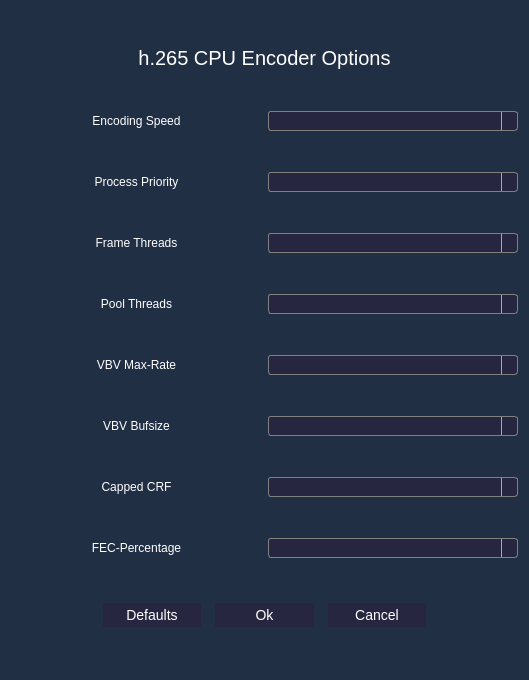
<?xml version="1.0" encoding="UTF-8"?>
<ui version="4.0">
 <class>h265ConfigurationDialog</class>
 <widget class="QDialog" name="h265ConfigurationDialog">
  <property name="geometry">
   <rect>
    <x>0</x>
    <y>0</y>
    <width>529</width>
    <height>680</height>
   </rect>
  </property>
  <property name="windowTitle">
   <string>h265 CPU</string>
  </property>
  <property name="styleSheet">
   <string notr="true">background-color: #212f45;
</string>
  </property>
  <layout class="QVBoxLayout" name="verticalLayout">
   <item>
    <layout class="QHBoxLayout" name="horizontalLayout_4">
     <item>
      <spacer name="horizontalSpacer_3">
       <property name="orientation">
        <enum>Qt::Horizontal</enum>
       </property>
       <property name="sizeHint" stdset="0">
        <size>
         <width>40</width>
         <height>20</height>
        </size>
       </property>
      </spacer>
     </item>
     <item>
      <widget class="QLabel" name="h265_cpu_title_label">
       <property name="sizePolicy">
        <sizepolicy hsizetype="Preferred" vsizetype="Maximum">
         <horstretch>10</horstretch>
         <verstretch>0</verstretch>
        </sizepolicy>
       </property>
       <property name="styleSheet">
        <string notr="true">color: rgb(255, 255, 255);
font:  &quot;Open Sans&quot;;
font-size: 20px;</string>
       </property>
       <property name="text">
        <string>h.265 CPU Encoder Options</string>
       </property>
       <property name="alignment">
        <set>Qt::AlignHCenter|Qt::AlignTop</set>
       </property>
      </widget>
     </item>
     <item>
      <spacer name="horizontalSpacer_4">
       <property name="orientation">
        <enum>Qt::Horizontal</enum>
       </property>
       <property name="sizeHint" stdset="0">
        <size>
         <width>40</width>
         <height>20</height>
        </size>
       </property>
      </spacer>
     </item>
    </layout>
   </item>
   <item>
    <layout class="QHBoxLayout" name="horizontalLayout_7">
     <item>
      <widget class="QLabel" name="h265_cpu_encoding_speed_label">
       <property name="sizePolicy">
        <sizepolicy hsizetype="Preferred" vsizetype="Preferred">
         <horstretch>0</horstretch>
         <verstretch>0</verstretch>
        </sizepolicy>
       </property>
       <property name="toolTip">
        <string>Sets parameters to preselected values,
trading off compression efficiency against
encoding speed.</string>
       </property>
       <property name="layoutDirection">
        <enum>Qt::LeftToRight</enum>
       </property>
       <property name="styleSheet">
        <string notr="true">QLabel {
color: rgb(255, 255, 255);
font:  &quot;Open Sans Semibold&quot;;
font-size: 12px;
}

QToolTip {
color: rgb(0, 0, 0);
font:  &quot;Open Sans Semibold&quot;;
font-size: 12px;
}</string>
       </property>
       <property name="text">
        <string>Encoding Speed</string>
       </property>
       <property name="alignment">
        <set>Qt::AlignCenter</set>
       </property>
      </widget>
     </item>
     <item>
      <widget class="QComboBox" name="h265_cpu_encoding_speed_combobox">
       <property name="styleSheet">
        <string notr="true">QComboBox {
    border: 1px solid gray;
    border-radius: 3px;
    padding: 1px 18px 1px 3px;
    min-width: 6em;
    font:  &quot;Open Sans Semibold&quot;;
    color: white;
    background: #272640;
}

QComboBox:editable {
    background:white;
}

QComboBox:!editable, QComboBox::drop-down:editable {
     background:  #272640;
}

/* QComboBox gets the &quot;on&quot; state when the popup is open */
QComboBox:!editable:on, QComboBox::drop-down:editable:on {
    background:  #272640;
}

QComboBox:on { /* shift the text when the popup opens */
    padding-top: 3px;
    padding-left: 4px;
}

QComboBox::drop-down {
    subcontrol-origin: padding;
    subcontrol-position: top right;
    width: 15px;

    border-left-width: 1px;
    border-left-color: darkgray;
    border-left-style: solid; /* just a single line */
    border-top-right-radius: 3px; /* same radius as the QComboBox */
    border-bottom-right-radius: 3px;
}

QComboBox::down-arrow {
    image: url(:images/down-arrow-blue-16-ic.png);
    height: 12px;
	width: 12px;
}

QComboBox::down-arrow:on { /* shift the arrow when popup is open */
    top: 1px;
    left: 1px;
}

QComboBox QAbstractItemView {
    border: 1px solid gray;
    border-radius: 3px;
    padding: 1px 18px 1px 3px;
    min-width: 6em;
    selection-background-color: #006466;
    background: #272640;
    color: white;
    font:  &quot;Open Sans Semibold&quot;;
}

</string>
       </property>
      </widget>
     </item>
    </layout>
   </item>
   <item>
    <layout class="QHBoxLayout" name="horizontalLayout_6">
     <item>
      <widget class="QLabel" name="h265_cpu_process_priority_label">
       <property name="toolTip">
        <string>Sets the priority for the specified process.</string>
       </property>
       <property name="styleSheet">
        <string notr="true">QLabel {
color: rgb(255, 255, 255);
font:  &quot;Open Sans Semibold&quot;;
font-size: 12px;
}

QToolTip {
color: rgb(0, 0, 0);
font:  &quot;Open Sans Semibold&quot;;
font-size: 12px;
}</string>
       </property>
       <property name="text">
        <string>Process Priority</string>
       </property>
       <property name="alignment">
        <set>Qt::AlignCenter</set>
       </property>
      </widget>
     </item>
     <item>
      <widget class="QComboBox" name="h265_cpu_process_priority_combobox">
       <property name="styleSheet">
        <string notr="true">QComboBox {
    border: 1px solid gray;
    border-radius: 3px;
    padding: 1px 18px 1px 3px;
    min-width: 6em;
    font:  &quot;Open Sans Semibold&quot;;
    color: white;
    background: #272640;
}

QComboBox:editable {
    background:white;
}

QComboBox:!editable, QComboBox::drop-down:editable {
     background:  #272640;
}

/* QComboBox gets the &quot;on&quot; state when the popup is open */
QComboBox:!editable:on, QComboBox::drop-down:editable:on {
    background:  #272640;
}

QComboBox:on { /* shift the text when the popup opens */
    padding-top: 3px;
    padding-left: 4px;
}

QComboBox::drop-down {
    subcontrol-origin: padding;
    subcontrol-position: top right;
    width: 15px;

    border-left-width: 1px;
    border-left-color: darkgray;
    border-left-style: solid; /* just a single line */
    border-top-right-radius: 3px; /* same radius as the QComboBox */
    border-bottom-right-radius: 3px;
}

QComboBox::down-arrow {
    image: url(:images/down-arrow-blue-16-ic.png);
    height: 12px;
	width: 12px;
}

QComboBox::down-arrow:on { /* shift the arrow when popup is open */
    top: 1px;
    left: 1px;
}

QComboBox QAbstractItemView {
    border: 1px solid gray;
    border-radius: 3px;
    padding: 1px 18px 1px 3px;
    min-width: 6em;
    selection-background-color: #006466;
    background: #272640;
    color: white;
    font:  &quot;Open Sans Semibold&quot;;
}

</string>
       </property>
      </widget>
     </item>
    </layout>
   </item>
   <item>
    <layout class="QHBoxLayout" name="horizontalLayout_8">
     <item>
      <widget class="QLabel" name="h265_cpu_frame_threads_label">
       <property name="toolTip">
        <string>Number of concurrently encoded frames.
Using a single frame thread gives a slight
improvement in compression, since the entire
reference frames are always available for motion compensation, 
but it has severe performance implications. </string>
       </property>
       <property name="styleSheet">
        <string notr="true">QLabel {
color: rgb(255, 255, 255);
font:  &quot;Open Sans Semibold&quot;;
font-size: 12px;
}

QToolTip {
color: rgb(0, 0, 0);
font:  &quot;Open Sans Semibold&quot;;
font-size: 12px;
}</string>
       </property>
       <property name="text">
        <string>Frame Threads</string>
       </property>
       <property name="alignment">
        <set>Qt::AlignCenter</set>
       </property>
      </widget>
     </item>
     <item>
      <widget class="QComboBox" name="h265_cpu_frame_threads_combobox">
       <property name="styleSheet">
        <string notr="true">QComboBox {
    border: 1px solid gray;
    border-radius: 3px;
    padding: 1px 18px 1px 3px;
    min-width: 6em;
    font:  &quot;Open Sans Semibold&quot;;
    color: white;
    background: #272640;
}

QComboBox:editable {
    background:white;
}

QComboBox:!editable, QComboBox::drop-down:editable {
     background:  #272640;
}

/* QComboBox gets the &quot;on&quot; state when the popup is open */
QComboBox:!editable:on, QComboBox::drop-down:editable:on {
    background:  #272640;
}

QComboBox:on { /* shift the text when the popup opens */
    padding-top: 3px;
    padding-left: 4px;
}

QComboBox::drop-down {
    subcontrol-origin: padding;
    subcontrol-position: top right;
    width: 15px;

    border-left-width: 1px;
    border-left-color: darkgray;
    border-left-style: solid; /* just a single line */
    border-top-right-radius: 3px; /* same radius as the QComboBox */
    border-bottom-right-radius: 3px;
}

QComboBox::down-arrow {
    image: url(:images/down-arrow-blue-16-ic.png);
    height: 12px;
	width: 12px;
}

QComboBox::down-arrow:on { /* shift the arrow when popup is open */
    top: 1px;
    left: 1px;
}

QComboBox QAbstractItemView {
    border: 1px solid gray;
    border-radius: 3px;
    padding: 1px 18px 1px 3px;
    min-width: 6em;
    selection-background-color: #006466;
    background: #272640;
    color: white;
    font:  &quot;Open Sans Semibold&quot;;
}

</string>
       </property>
      </widget>
     </item>
    </layout>
   </item>
   <item>
    <layout class="QHBoxLayout" name="horizontalLayout_9">
     <item>
      <widget class="QLabel" name="h265_cpu_pool_threads_label">
       <property name="toolTip">
        <string>Number thread pools per encoder, one pool
per NUMA node (typically a CPU socket). 
Specifies the number of pools and the number 
of threads per pool the encoder will allocate.</string>
       </property>
       <property name="styleSheet">
        <string notr="true">QLabel {
color: rgb(255, 255, 255);
font:  &quot;Open Sans Semibold&quot;;
font-size: 12px;
}

QToolTip {
color: rgb(0, 0, 0);
font:  &quot;Open Sans Semibold&quot;;
font-size: 12px;
}</string>
       </property>
       <property name="text">
        <string>Pool Threads</string>
       </property>
       <property name="alignment">
        <set>Qt::AlignCenter</set>
       </property>
      </widget>
     </item>
     <item>
      <widget class="QComboBox" name="h265_cpu_pool_threads_combobox">
       <property name="styleSheet">
        <string notr="true">QComboBox {
    border: 1px solid gray;
    border-radius: 3px;
    padding: 1px 18px 1px 3px;
    min-width: 6em;
    font:  &quot;Open Sans Semibold&quot;;
    color: white;
    background: #272640;
}

QComboBox:editable {
    background:white;
}

QComboBox:!editable, QComboBox::drop-down:editable {
     background:  #272640;
}

/* QComboBox gets the &quot;on&quot; state when the popup is open */
QComboBox:!editable:on, QComboBox::drop-down:editable:on {
    background:  #272640;
}

QComboBox:on { /* shift the text when the popup opens */
    padding-top: 3px;
    padding-left: 4px;
}

QComboBox::drop-down {
    subcontrol-origin: padding;
    subcontrol-position: top right;
    width: 15px;

    border-left-width: 1px;
    border-left-color: darkgray;
    border-left-style: solid; /* just a single line */
    border-top-right-radius: 3px; /* same radius as the QComboBox */
    border-bottom-right-radius: 3px;
}

QComboBox::down-arrow {
    image: url(:images/down-arrow-blue-16-ic.png);
    height: 12px;
	width: 12px;
}

QComboBox::down-arrow:on { /* shift the arrow when popup is open */
    top: 1px;
    left: 1px;
}

QComboBox QAbstractItemView {
    border: 1px solid gray;
    border-radius: 3px;
    padding: 1px 18px 1px 3px;
    min-width: 6em;
    selection-background-color: #006466;
    background: #272640;
    color: white;
    font:  &quot;Open Sans Semibold&quot;;
}

</string>
       </property>
      </widget>
     </item>
    </layout>
   </item>
   <item>
    <layout class="QHBoxLayout" name="horizontalLayout_11">
     <item>
      <widget class="QLabel" name="h265_cpu_vbv_max_rate_value_label">
       <property name="toolTip">
        <string>Sets the maximum rate the VBV buffer 
should be assumed to refill at.</string>
       </property>
       <property name="styleSheet">
        <string notr="true">QLabel {
color: rgb(255, 255, 255);
font:  &quot;Open Sans Semibold&quot;;
font-size: 12px;
}

QToolTip {
color: rgb(0, 0, 0);
font:  &quot;Open Sans Semibold&quot;;
font-size: 12px;
}</string>
       </property>
       <property name="text">
        <string>VBV Max-Rate</string>
       </property>
       <property name="alignment">
        <set>Qt::AlignCenter</set>
       </property>
      </widget>
     </item>
     <item>
      <widget class="QComboBox" name="h265_cpu_vbv_max_rate_value_combobox">
       <property name="styleSheet">
        <string notr="true">QComboBox {
    border: 1px solid gray;
    border-radius: 3px;
    padding: 1px 18px 1px 3px;
    min-width: 6em;
    font:  &quot;Open Sans Semibold&quot;;
    color: white;
    background: #272640;
}

QComboBox:editable {
    background:white;
}

QComboBox:!editable, QComboBox::drop-down:editable {
     background:  #272640;
}

/* QComboBox gets the &quot;on&quot; state when the popup is open */
QComboBox:!editable:on, QComboBox::drop-down:editable:on {
    background:  #272640;
}

QComboBox:on { /* shift the text when the popup opens */
    padding-top: 3px;
    padding-left: 4px;
}

QComboBox::drop-down {
    subcontrol-origin: padding;
    subcontrol-position: top right;
    width: 15px;

    border-left-width: 1px;
    border-left-color: darkgray;
    border-left-style: solid; /* just a single line */
    border-top-right-radius: 3px; /* same radius as the QComboBox */
    border-bottom-right-radius: 3px;
}

QComboBox::down-arrow {
   image: url(:images/down-arrow-blue-16-ic.png);
    height: 12px;
	width: 12px;
}

QComboBox::down-arrow:on { /* shift the arrow when popup is open */
    top: 1px;
    left: 1px;
}

QComboBox QAbstractItemView {
    border: 1px solid gray;
    border-radius: 3px;
    padding: 1px 18px 1px 3px;
    min-width: 6em;
    selection-background-color: #006466;
    background: #272640;
    color: white;
    font:  &quot;Open Sans Semibold&quot;;
}

</string>
       </property>
      </widget>
     </item>
    </layout>
   </item>
   <item>
    <layout class="QHBoxLayout" name="horizontalLayout_12">
     <item>
      <widget class="QLabel" name="h265_cpu_vbv_bufsize_label">
       <property name="toolTip">
        <string>Sets the size of the VBV buffer </string>
       </property>
       <property name="styleSheet">
        <string notr="true">QLabel {
color: rgb(255, 255, 255);
font:  &quot;Open Sans Semibold&quot;;
font-size: 12px;
}

QToolTip {
color: rgb(0, 0, 0);
font:  &quot;Open Sans Semibold&quot;;
font-size: 12px;
}</string>
       </property>
       <property name="text">
        <string>VBV Bufsize</string>
       </property>
       <property name="alignment">
        <set>Qt::AlignCenter</set>
       </property>
      </widget>
     </item>
     <item>
      <widget class="QComboBox" name="h265_cpu_vbv_bufsize_combobox">
       <property name="styleSheet">
        <string notr="true">QComboBox {
    border: 1px solid gray;
    border-radius: 3px;
    padding: 1px 18px 1px 3px;
    min-width: 6em;
    font:  &quot;Open Sans Semibold&quot;;
    color: white;
    background: #272640;
}

QComboBox:editable {
    background:white;
}

QComboBox:!editable, QComboBox::drop-down:editable {
     background:  #272640;
}

/* QComboBox gets the &quot;on&quot; state when the popup is open */
QComboBox:!editable:on, QComboBox::drop-down:editable:on {
    background:  #272640;
}

QComboBox:on { /* shift the text when the popup opens */
    padding-top: 3px;
    padding-left: 4px;
}

QComboBox::drop-down {
    subcontrol-origin: padding;
    subcontrol-position: top right;
    width: 15px;

    border-left-width: 1px;
    border-left-color: darkgray;
    border-left-style: solid; /* just a single line */
    border-top-right-radius: 3px; /* same radius as the QComboBox */
    border-bottom-right-radius: 3px;
}

QComboBox::down-arrow {
    image: url(:images/down-arrow-blue-16-ic.png);
    height: 12px;
	width: 12px;
}

QComboBox::down-arrow:on { /* shift the arrow when popup is open */
    top: 1px;
    left: 1px;
}

QComboBox QAbstractItemView {
    border: 1px solid gray;
    border-radius: 3px;
    padding: 1px 18px 1px 3px;
    min-width: 6em;
    selection-background-color: #006466;
    background: #272640;
    color: white;
    font:  &quot;Open Sans Semibold&quot;;
}

</string>
       </property>
      </widget>
     </item>
    </layout>
   </item>
   <item>
    <layout class="QHBoxLayout" name="horizontalLayout_15">
     <item>
      <widget class="QLabel" name="h265_cpu_crf_rate_label">
       <property name="styleSheet">
        <string notr="true">QLabel {
color: rgb(255, 255, 255);
font:  &quot;Open Sans Semibold&quot;;
font-size: 12px;
}

QToolTip {
color: rgb(0, 0, 0);
font:  &quot;Open Sans Semibold&quot;;
font-size: 12px;
}</string>
       </property>
       <property name="text">
        <string>Capped CRF</string>
       </property>
       <property name="alignment">
        <set>Qt::AlignCenter</set>
       </property>
      </widget>
     </item>
     <item>
      <widget class="QComboBox" name="h265_cpu_crf_rate_combobox">
       <property name="styleSheet">
        <string notr="true">QComboBox {
    border: 1px solid gray;
    border-radius: 3px;
    padding: 1px 18px 1px 3px;
    min-width: 6em;
    font:  &quot;Open Sans Semibold&quot;;
    color: white;
    background: #272640;
}

QComboBox:editable {
    background:white;
}

QComboBox:!editable, QComboBox::drop-down:editable {
     background:  #272640;
}

/* QComboBox gets the &quot;on&quot; state when the popup is open */
QComboBox:!editable:on, QComboBox::drop-down:editable:on {
    background:  #272640;
}

QComboBox:on { /* shift the text when the popup opens */
    padding-top: 3px;
    padding-left: 4px;
}

QComboBox::drop-down {
    subcontrol-origin: padding;
    subcontrol-position: top right;
    width: 15px;

    border-left-width: 1px;
    border-left-color: darkgray;
    border-left-style: solid; /* just a single line */
    border-top-right-radius: 3px; /* same radius as the QComboBox */
    border-bottom-right-radius: 3px;
}

QComboBox::down-arrow {
   image: url(:images/down-arrow-blue-16-ic.png);
    height: 12px;
	width: 12px;
}

QComboBox::down-arrow:on { /* shift the arrow when popup is open */
    top: 1px;
    left: 1px;
}

QComboBox QAbstractItemView {
    border: 1px solid gray;
    border-radius: 3px;
    padding: 1px 18px 1px 3px;
    min-width: 6em;
    selection-background-color: #006466;
    background: #272640;
    color: white;
    font:  &quot;Open Sans Semibold&quot;;
}
QComboBox QScrollBar:vertical {          
border: 1px solid #999999;
background:white;
width:10px;    
margin: 0px 0px 0px 0px;
}
    
QComboBox QScrollBar::handle:vertical {
background: #006466;
min-height: 0px;
}
QComboBox QScrollBar::add-line:vertical {
background: #006466;
height: 0px;
subcontrol-position: bottom;
subcontrol-origin: margin;
}
QComboBox QScrollBar::sub-line:vertical {
background: #006466;
height: 0 px;
subcontrol-position: top;
subcontrol-origin: margin;
}</string>
       </property>
      </widget>
     </item>
    </layout>
   </item>
   <item>
    <layout class="QHBoxLayout" name="horizontalLayout_18">
     <item>
      <widget class="QLabel" name="h265_cpu_fec_percentage_label">
       <property name="styleSheet">
        <string notr="true">QLabel {
color: rgb(255, 255, 255);
font:  &quot;Open Sans Semibold&quot;;
font-size: 12px;
}

QToolTip {
color: rgb(0, 0, 0);
font:  &quot;Open Sans Semibold&quot;;
font-size: 12px;
}</string>
       </property>
       <property name="text">
        <string>FEC-Percentage</string>
       </property>
       <property name="alignment">
        <set>Qt::AlignCenter</set>
       </property>
      </widget>
     </item>
     <item>
      <widget class="QComboBox" name="h265_cpu_fec_percentage_combobox">
       <property name="styleSheet">
        <string notr="true">QComboBox {
    border: 1px solid gray;
    border-radius: 3px;
    padding: 1px 18px 1px 3px;
    min-width: 6em;
    font:  &quot;Open Sans Semibold&quot;;
    color: white;
    background: #272640;
}

QComboBox:editable {
    background:white;
}

QComboBox:!editable, QComboBox::drop-down:editable {
     background:  #272640;
}

/* QComboBox gets the &quot;on&quot; state when the popup is open */
QComboBox:!editable:on, QComboBox::drop-down:editable:on {
    background:  #272640;
}

QComboBox:on { /* shift the text when the popup opens */
    padding-top: 3px;
    padding-left: 4px;
}

QComboBox::drop-down {
    subcontrol-origin: padding;
    subcontrol-position: top right;
    width: 15px;

    border-left-width: 1px;
    border-left-color: darkgray;
    border-left-style: solid; /* just a single line */
    border-top-right-radius: 3px; /* same radius as the QComboBox */
    border-bottom-right-radius: 3px;
}

QComboBox::down-arrow {
   image: url(:images/down-arrow-blue-16-ic.png);
    height: 12px;
	width: 12px;
}

QComboBox::down-arrow:on { /* shift the arrow when popup is open */
    top: 1px;
    left: 1px;
}

QComboBox QAbstractItemView {
    border: 1px solid gray;
    border-radius: 3px;
    padding: 1px 18px 1px 3px;
    min-width: 6em;
    selection-background-color: #006466;
    background: #272640;
    color: white;
    font:  &quot;Open Sans Semibold&quot;;
}

</string>
       </property>
      </widget>
     </item>
    </layout>
   </item>
   <item>
    <layout class="QHBoxLayout" name="horizontalLayout_14">
     <item>
      <spacer name="horizontalSpacer_16">
       <property name="orientation">
        <enum>Qt::Horizontal</enum>
       </property>
       <property name="sizeHint" stdset="0">
        <size>
         <width>88</width>
         <height>20</height>
        </size>
       </property>
      </spacer>
     </item>
     <item>
      <widget class="QPushButton" name="h265_cpu_restore_button">
       <property name="sizePolicy">
        <sizepolicy hsizetype="Minimum" vsizetype="Fixed">
         <horstretch>1</horstretch>
         <verstretch>0</verstretch>
        </sizepolicy>
       </property>
       <property name="styleSheet">
        <string notr="true">#h265_cpu_restore_button {
  background-color: #272640;
  color: #FFFFFF;
  font-size: 14px;
  padding: 4px;
  margin: 4px;
  font: &quot;Open Sans&quot;;
  border: none;
}

#h265_cpu_restore_button:hover {
  background-color: #006466;
}</string>
       </property>
       <property name="text">
        <string>Defaults</string>
       </property>
      </widget>
     </item>
     <item>
      <widget class="QPushButton" name="h265_cpu_ok_button">
       <property name="sizePolicy">
        <sizepolicy hsizetype="Minimum" vsizetype="Fixed">
         <horstretch>1</horstretch>
         <verstretch>0</verstretch>
        </sizepolicy>
       </property>
       <property name="styleSheet">
        <string notr="true">#h265_cpu_ok_button {
  background-color: #272640;
  color: #FFFFFF;
  font-size: 14px;
  padding: 4px;
  margin: 4px;
  font: &quot;Open Sans&quot;;
  border: none;
}

#h265_cpu_ok_button:hover {
  background-color: #006466;
}</string>
       </property>
       <property name="text">
        <string>Ok</string>
       </property>
      </widget>
     </item>
     <item>
      <widget class="QPushButton" name="h265_cpu_cancel_button">
       <property name="sizePolicy">
        <sizepolicy hsizetype="Minimum" vsizetype="Fixed">
         <horstretch>1</horstretch>
         <verstretch>0</verstretch>
        </sizepolicy>
       </property>
       <property name="styleSheet">
        <string notr="true">#h265_cpu_cancel_button {
  background-color: #272640;
  color: #FFFFFF;
  font-size: 14px;
  padding: 4px;
  margin: 4px;
  font: &quot;Open Sans&quot;;
  border: none;
}

#h265_cpu_cancel_button:hover {
  background-color: #006466;
}</string>
       </property>
       <property name="text">
        <string>Cancel</string>
       </property>
      </widget>
     </item>
     <item>
      <spacer name="horizontalSpacer_17">
       <property name="orientation">
        <enum>Qt::Horizontal</enum>
       </property>
       <property name="sizeHint" stdset="0">
        <size>
         <width>88</width>
         <height>20</height>
        </size>
       </property>
      </spacer>
     </item>
    </layout>
   </item>
  </layout>
 </widget>
 <resources/>
 <connections/>
</ui>
